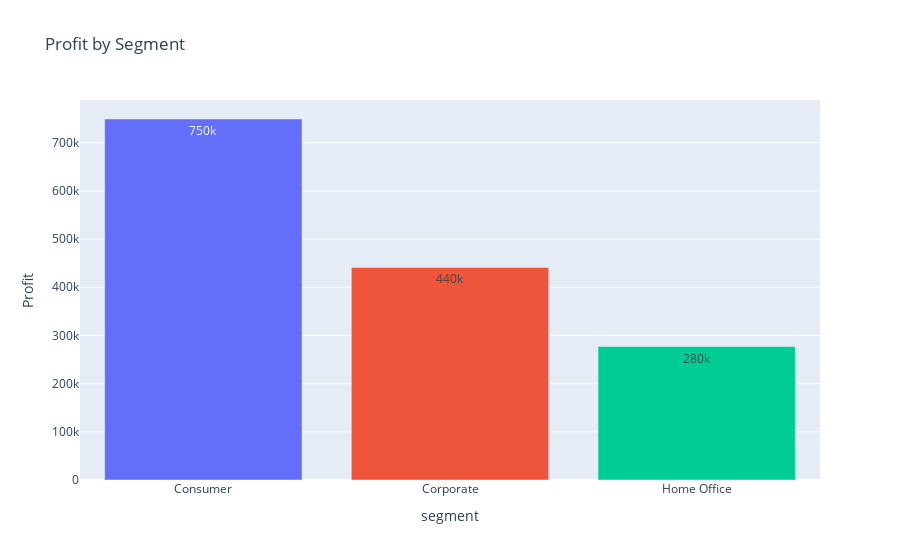

Notebook source saved alongside this figure:
### Markdown cell above
##  3. Profit by Segment

### Code cell
# Segment-wise Profit
segment_profit = df.groupby('segment')['profit'].sum().sort_values(ascending=False)

fig2 = px.bar(segment_profit, 
              x=segment_profit.index, 
              y=segment_profit.values,
              color=segment_profit.index,
              text_auto='.2s',
              title=' Profit by Segment',
              labels={'x': 'Segment', 'y': 'Profit'})

fig2.update_layout(showlegend=False)
fig2.show()

### Figure 1 — Plotly figure (JSON) as saved in the notebook; plotly's stock layout.template omitted (floating-point values rounded to 4 significant figures)
{"data": [{"hovertemplate": "segment=%{x}<br>Profit=%{y}<extra></extra>", "legendgroup": "Consumer", "marker": {"color": "#636efa", "pattern": {"shape": ""}}, "name": "Consumer", "orientation": "v", "showlegend": true, "textposition": "auto", "texttemplate": "%{y:.2s}", "type": "bar", "x": ["Consumer"], "xaxis": "x", "y": [749200.0], "yaxis": "y"}, {"hovertemplate": "segment=%{x}<br>Profit=%{y}<extra></extra>", "legendgroup": "Corporate", "marker": {"color": "#EF553B", "pattern": {"shape": ""}}, "name": "Corporate", "orientation": "v", "showlegend": true, "textposition": "auto", "texttemplate": "%{y:.2s}", "type": "bar", "x": ["Corporate"], "xaxis": "x", "y": [441200.0], "yaxis": "y"}, {"hovertemplate": "segment=%{x}<br>Profit=%{y}<extra></extra>", "legendgroup": "Home Office", "marker": {"color": "#00cc96", "pattern": {"shape": ""}}, "name": "Home Office", "orientation": "v", "showlegend": true, "textposition": "auto", "texttemplate": "%{y:.2s}", "type": "bar", "x": ["Home Office"], "xaxis": "x", "y": [277000.0], "yaxis": "y"}], "layout": {"barmode": "relative", "legend": {"title": {"text": "segment"}, "tracegroupgap": 0}, "showlegend": false, "title": {"text": " Profit by Segment"}, "xaxis": {"anchor": "y", "categoryarray": ["Consumer", "Corporate", "Home Office"], "categoryorder": "array", "domain": [0, 1], "title": {"text": "segment"}}, "yaxis": {"anchor": "x", "domain": [0, 1], "title": {"text": "Profit"}}}}
